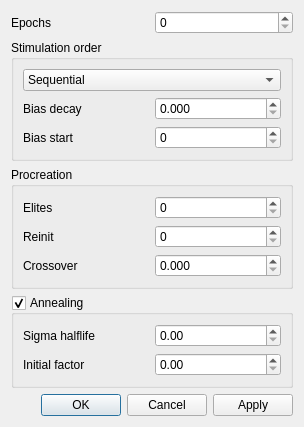
<?xml version="1.0" encoding="UTF-8"?>
<ui version="4.0">
 <class>GAFitterSettingsDialog</class>
 <widget class="QDialog" name="GAFitterSettingsDialog">
  <property name="geometry">
   <rect>
    <x>0</x>
    <y>0</y>
    <width>304</width>
    <height>423</height>
   </rect>
  </property>
  <property name="windowTitle">
   <string>GA Fitter Settings</string>
  </property>
  <layout class="QGridLayout" name="gridLayout_5">
   <item row="2" column="0" colspan="2">
    <widget class="QGroupBox" name="groupBox_2">
     <property name="title">
      <string>Procreation</string>
     </property>
     <layout class="QGridLayout" name="gridLayout_2">
      <item row="0" column="0">
       <widget class="QLabel" name="label_5">
        <property name="text">
         <string>Elites</string>
        </property>
       </widget>
      </item>
      <item row="0" column="1">
       <widget class="QSpinBox" name="nElites">
        <property name="maximum">
         <number>999999</number>
        </property>
       </widget>
      </item>
      <item row="1" column="0">
       <widget class="QLabel" name="label_6">
        <property name="text">
         <string>Reinit</string>
        </property>
       </widget>
      </item>
      <item row="1" column="1">
       <widget class="QSpinBox" name="nReinit">
        <property name="maximum">
         <number>999999</number>
        </property>
       </widget>
      </item>
      <item row="2" column="0">
       <widget class="QLabel" name="label_7">
        <property name="text">
         <string>Crossover</string>
        </property>
       </widget>
      </item>
      <item row="2" column="1">
       <widget class="QDoubleSpinBox" name="crossover">
        <property name="decimals">
         <number>3</number>
        </property>
        <property name="maximum">
         <double>1.000000000000000</double>
        </property>
       </widget>
      </item>
     </layout>
    </widget>
   </item>
   <item row="1" column="0" colspan="2">
    <widget class="QGroupBox" name="groupBox">
     <property name="title">
      <string>Stimulation order</string>
     </property>
     <layout class="QGridLayout" name="gridLayout">
      <item row="0" column="0" colspan="2">
       <widget class="QComboBox" name="randomOrder">
        <item>
         <property name="text">
          <string>Sequential</string>
         </property>
        </item>
        <item>
         <property name="text">
          <string>Random</string>
         </property>
        </item>
        <item>
         <property name="text">
          <string>Biased random</string>
         </property>
        </item>
       </widget>
      </item>
      <item row="1" column="0">
       <widget class="QLabel" name="label_3">
        <property name="text">
         <string>Bias decay</string>
        </property>
       </widget>
      </item>
      <item row="1" column="1">
       <widget class="QDoubleSpinBox" name="orderBiasDecay">
        <property name="decimals">
         <number>3</number>
        </property>
        <property name="maximum">
         <double>1.000000000000000</double>
        </property>
       </widget>
      </item>
      <item row="2" column="0">
       <widget class="QLabel" name="label_4">
        <property name="text">
         <string>Bias start</string>
        </property>
       </widget>
      </item>
      <item row="2" column="1">
       <widget class="QSpinBox" name="orderBiasStartEpoch">
        <property name="maximum">
         <number>999999</number>
        </property>
       </widget>
      </item>
     </layout>
    </widget>
   </item>
   <item row="4" column="0" colspan="2">
    <widget class="QDialogButtonBox" name="buttonBox">
     <property name="orientation">
      <enum>Qt::Horizontal</enum>
     </property>
     <property name="standardButtons">
      <set>QDialogButtonBox::Apply|QDialogButtonBox::Cancel|QDialogButtonBox::Ok</set>
     </property>
    </widget>
   </item>
   <item row="0" column="1">
    <widget class="QSpinBox" name="maxEpochs">
     <property name="maximum">
      <number>999999</number>
     </property>
     <property name="singleStep">
      <number>100</number>
     </property>
    </widget>
   </item>
   <item row="3" column="0" colspan="2">
    <widget class="QGroupBox" name="decaySigma">
     <property name="title">
      <string>Annealing</string>
     </property>
     <property name="checkable">
      <bool>true</bool>
     </property>
     <layout class="QGridLayout" name="gridLayout_3">
      <item row="0" column="1">
       <widget class="QDoubleSpinBox" name="sigmaHalflife">
        <property name="maximum">
         <double>999999.000000000000000</double>
        </property>
       </widget>
      </item>
      <item row="1" column="1">
       <widget class="QDoubleSpinBox" name="sigmaInitial"/>
      </item>
      <item row="1" column="0">
       <widget class="QLabel" name="label_8">
        <property name="text">
         <string>Initial factor</string>
        </property>
       </widget>
      </item>
      <item row="0" column="0">
       <widget class="QLabel" name="label_2">
        <property name="text">
         <string>Sigma halflife</string>
        </property>
       </widget>
      </item>
     </layout>
    </widget>
   </item>
   <item row="0" column="0">
    <widget class="QLabel" name="label">
     <property name="text">
      <string>Epochs</string>
     </property>
    </widget>
   </item>
  </layout>
 </widget>
 <resources/>
 <connections>
  <connection>
   <sender>buttonBox</sender>
   <signal>accepted()</signal>
   <receiver>GAFitterSettingsDialog</receiver>
   <slot>accept()</slot>
   <hints>
    <hint type="sourcelabel">
     <x>248</x>
     <y>254</y>
    </hint>
    <hint type="destinationlabel">
     <x>157</x>
     <y>274</y>
    </hint>
   </hints>
  </connection>
  <connection>
   <sender>buttonBox</sender>
   <signal>rejected()</signal>
   <receiver>GAFitterSettingsDialog</receiver>
   <slot>reject()</slot>
   <hints>
    <hint type="sourcelabel">
     <x>316</x>
     <y>260</y>
    </hint>
    <hint type="destinationlabel">
     <x>286</x>
     <y>274</y>
    </hint>
   </hints>
  </connection>
 </connections>
</ui>
